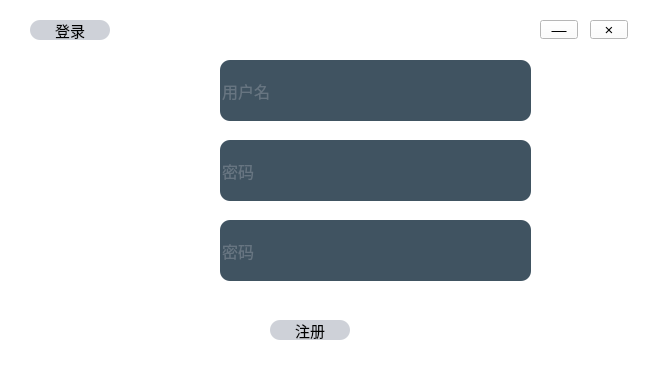
<?xml version="1.0" encoding="UTF-8"?>
<ui version="4.0">
 <class>LoginId</class>
 <widget class="QWidget" name="LoginId">
  <property name="geometry">
   <rect>
    <x>0</x>
    <y>0</y>
    <width>651</width>
    <height>389</height>
   </rect>
  </property>
  <property name="windowTitle">
   <string>Form</string>
  </property>
  <property name="styleSheet">
   <string notr="true">QWidget{
background:rgb(255, 255, 255);
font-size:15px;
font-style:MingLiU-ExtB;
}
QFrame{
border:sold 10px rgba(0,0,0);
background-image:url(:/ico/background.png)
}
QLineEdit{
color:#8d98a1;
background-color:#405361;
font-size:16px;
border-style:outset;
border-radius:10px;
font-style:MingLiU-ExtB;
}
QPushButton{
background:#ced1d8;
border-style:outset;
border-radius:10px;
font-style:MingLiU-ExtB;
}
QPushButton:pressed{
background-color:rgb(224,0,0);
border-style:inset;
font-style:MingLiU-ExtB;
}
QCheckBox{
background:rgba(85,170,255,0);
color:white;
font-style:MingLiU-ExtB;
}
QLabel{
background:rgba(85,170,255,0);
color:white;
font-style:MingLiU-ExtB;
font-size:14px;
}
</string>
  </property>
  <widget class="QFrame" name="frame">
   <property name="geometry">
    <rect>
     <x>10</x>
     <y>10</y>
     <width>631</width>
     <height>371</height>
    </rect>
   </property>
   <property name="frameShape">
    <enum>QFrame::StyledPanel</enum>
   </property>
   <property name="frameShadow">
    <enum>QFrame::Raised</enum>
   </property>
   <widget class="QToolButton" name="close">
    <property name="geometry">
     <rect>
      <x>580</x>
      <y>10</y>
      <width>38</width>
      <height>19</height>
     </rect>
    </property>
    <property name="text">
     <string>×</string>
    </property>
   </widget>
   <widget class="QToolButton" name="minimized">
    <property name="geometry">
     <rect>
      <x>530</x>
      <y>10</y>
      <width>38</width>
      <height>19</height>
     </rect>
    </property>
    <property name="text">
     <string>—</string>
    </property>
   </widget>
   <widget class="QPushButton" name="login">
    <property name="geometry">
     <rect>
      <x>20</x>
      <y>10</y>
      <width>80</width>
      <height>20</height>
     </rect>
    </property>
    <property name="text">
     <string>登录</string>
    </property>
   </widget>
   <widget class="QLineEdit" name="lineEdit">
    <property name="geometry">
     <rect>
      <x>210</x>
      <y>50</y>
      <width>311</width>
      <height>61</height>
     </rect>
    </property>
    <property name="placeholderText">
     <string>用户名</string>
    </property>
   </widget>
   <widget class="QLineEdit" name="lineEdit_2">
    <property name="geometry">
     <rect>
      <x>210</x>
      <y>130</y>
      <width>311</width>
      <height>61</height>
     </rect>
    </property>
    <property name="placeholderText">
     <string>密码</string>
    </property>
   </widget>
   <widget class="QLineEdit" name="lineEdit_3">
    <property name="geometry">
     <rect>
      <x>210</x>
      <y>210</y>
      <width>311</width>
      <height>61</height>
     </rect>
    </property>
    <property name="placeholderText">
     <string>密码</string>
    </property>
   </widget>
   <widget class="QPushButton" name="pushButton">
    <property name="geometry">
     <rect>
      <x>260</x>
      <y>310</y>
      <width>80</width>
      <height>20</height>
     </rect>
    </property>
    <property name="text">
     <string>注册</string>
    </property>
   </widget>
   <widget class="QLabel" name="label">
    <property name="geometry">
     <rect>
      <x>80</x>
      <y>70</y>
      <width>91</width>
      <height>20</height>
     </rect>
    </property>
    <property name="text">
     <string>注册新用户名</string>
    </property>
   </widget>
   <widget class="QLabel" name="label_2">
    <property name="geometry">
     <rect>
      <x>80</x>
      <y>160</y>
      <width>101</width>
      <height>16</height>
     </rect>
    </property>
    <property name="text">
     <string>选择您的密码</string>
    </property>
   </widget>
   <widget class="QLabel" name="label_3">
    <property name="geometry">
     <rect>
      <x>80</x>
      <y>240</y>
      <width>121</width>
      <height>16</height>
     </rect>
    </property>
    <property name="text">
     <string>再次输入您的密码</string>
    </property>
   </widget>
  </widget>
 </widget>
 <resources/>
 <connections/>
</ui>
